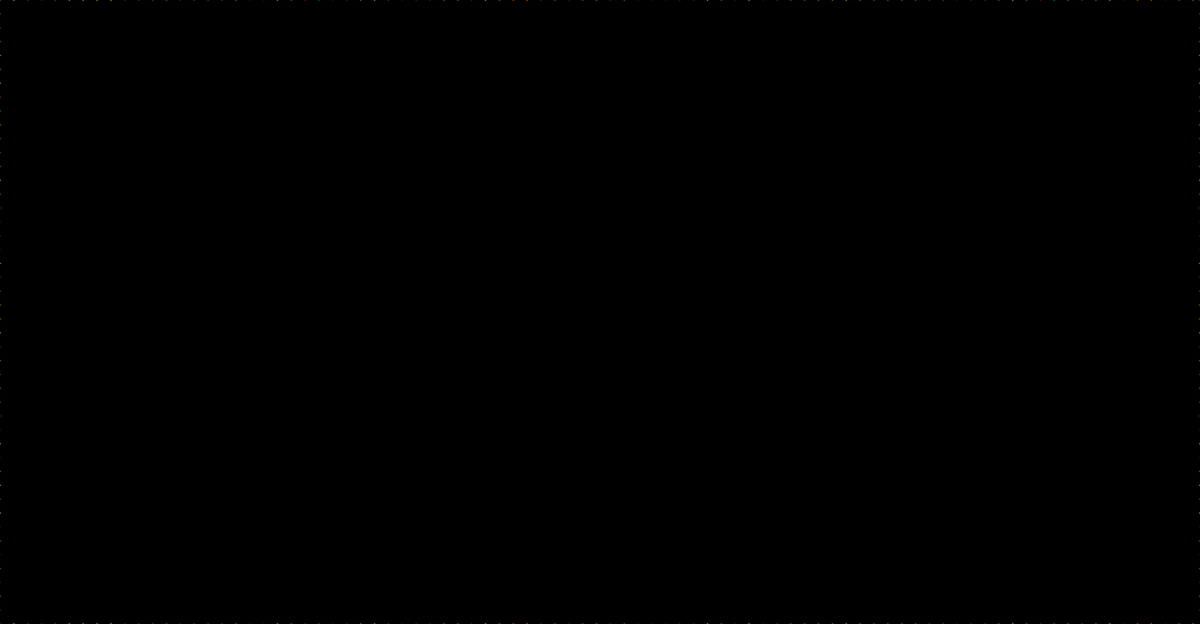
Frame 1 (no input)
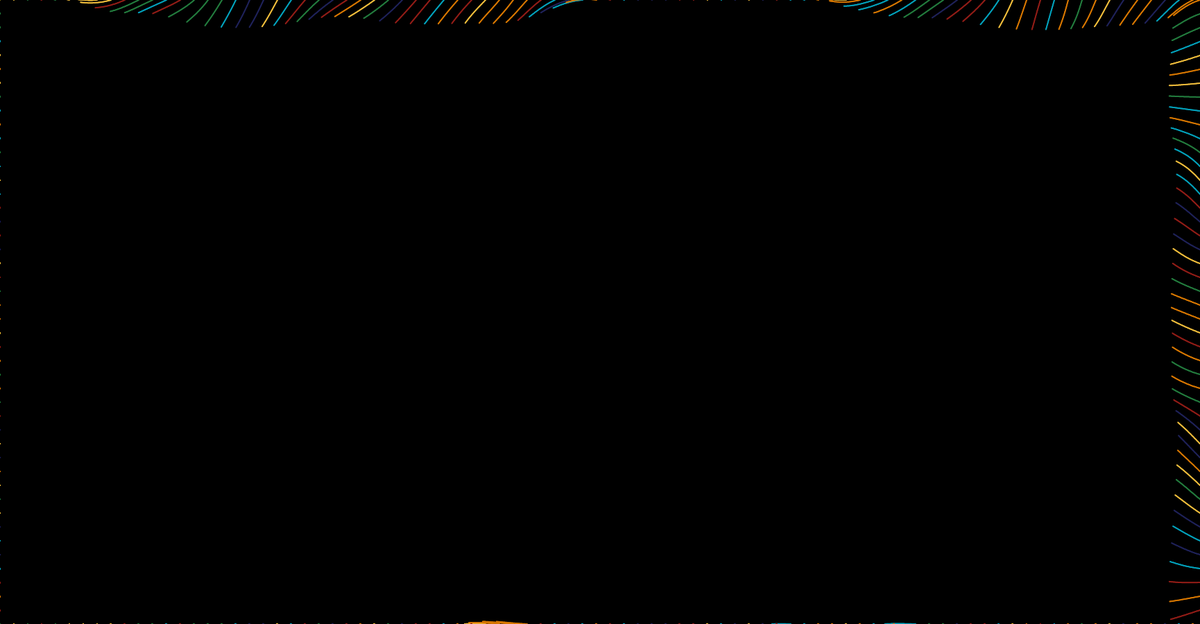
Frame 60 (no input)
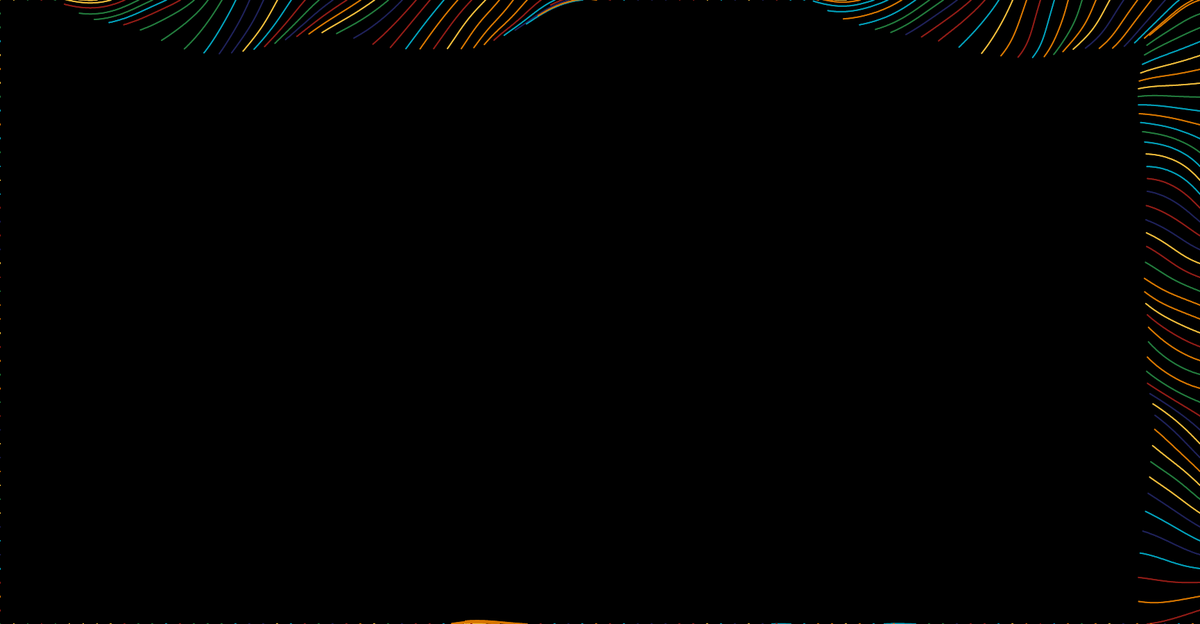
Frame 120 (the mouse pressed at the canvas centre since frame 60)

The p5.js sketch that drew these frames (run headless with seeded random() and noise() and a simulated clock; from frame 60 on, the mouse is pressed at the canvas centre):

// p5.js sketch
// ── sketch.js
let particles = [];
let n = 50;
let pal;
let squiggliness = 1/500;
let lineStroke = 2;

let freq = 20;

function setup(){
  c = createCanvas(1730, 900);
  // c.parent("sketch")
  background(0)
  
  noStroke();
  pal = ["#04a3bd", "#f0be3d", "#931e18", "#da7901", "#247d3f", "#20235b"]//Lakota
  updateParticles();
}

function draw(){
  for (let p of particles) {
    p.draw();
    p.move();
    p.stop();
  }
}

function updateParticles(){
  particles = [];
  for(let x = 0; x<width; x+=freq){
    let x_ = x;
    let s_ = lineStroke;
    let cNum = floor(random(pal.length))
    let c_ = color(pal[cNum])
    particles.push(new Particle(x_, 0, s_, c_));
    particles.push(new Particle(x_, height, s_, c_));
  }
  for(let y = 0; y< height; y+=freq){
    let y_ = y;
    let s_ = lineStroke;
    let cNum = floor(random(pal.length))
    let c_ = color(pal[cNum])
    particles.push(new Particle(0, y_, s_, c_));
    particles.push(new Particle(width, y_, s_, c_));
  }
}

class Particle {
  constructor(x_, y_, s_, c_){
    this.x = x_;
    this.y = y_;
    this.size = s_;
    this.c = c_;

    this.alpha = 70; 
    this.dist = 0.75;
  }
  move(){
    let theta = noise(this.x * squiggliness, this.y * squiggliness) * PI * 2;
    let v = p5.Vector.fromAngle(theta, this.dist) 
    this.x += v.x;
    this.y += v.y;
    this.alpha *= 1;

  }
  draw(){
    fill(this.c)
    ellipse(this.x, this.y, this.size)
  }
  stop(){
    if(this.x>width || this.x<0){
      this.dist = 0;
    }
    if(this.y>height || this.height<0){
      this.dist = 0;
    }
  }
}
